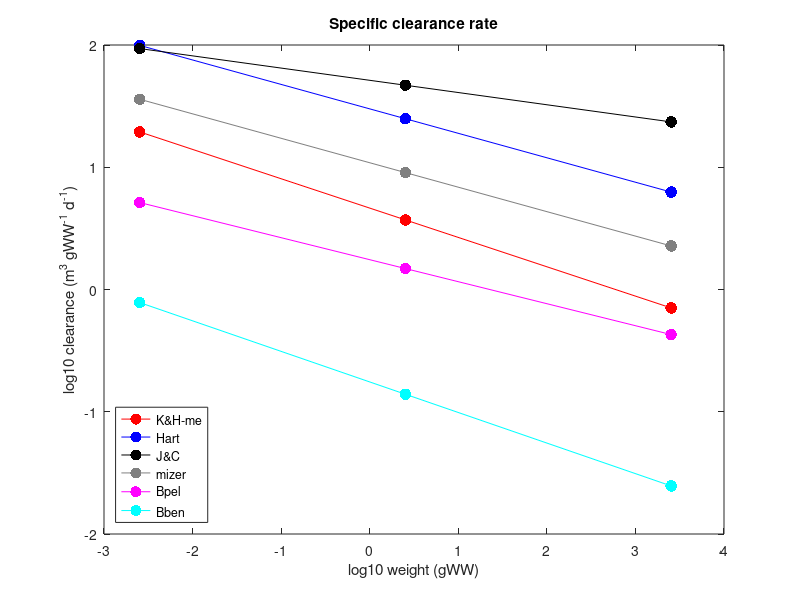
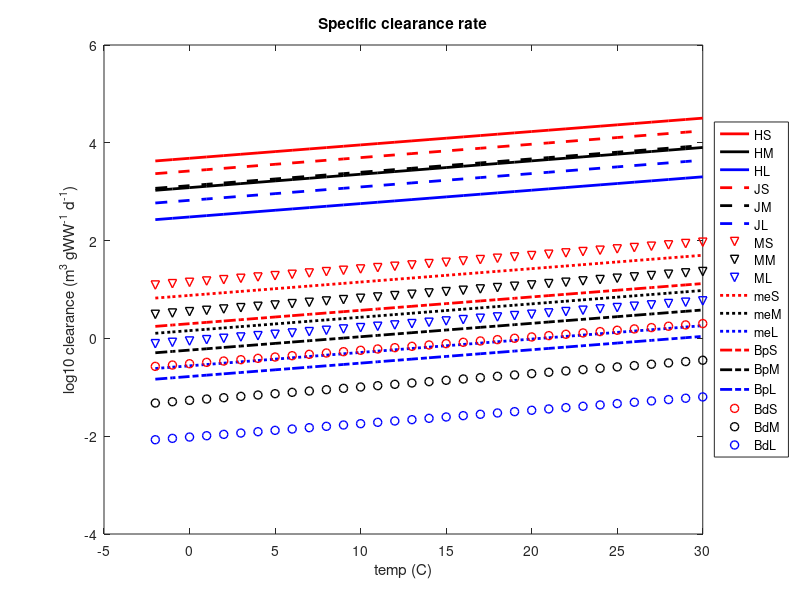

Write MATLAB code to recreate these figures, in order.
% Compare search rates (A) from
% Hartvig, J&C, mizer, Blanchard

clear all
close all

L_s = 10^((log10(2)+log10(20))/2);
L_m = 10^((log10(20)+log10(200))/2);
L_l = 10^((log10(200)+log10(2000))/2);

M_s = 0.01 * (0.1*L_s)^3;
M_m = 0.01 * (0.1*L_m)^3;
M_l = 0.01 * (0.1*L_l)^3;
m=[M_s; M_m; M_l];

%Hartvig et al. constants
q=1-0.8;
h=85;
w=0.0025298;
gamma=0.8e4;
n=1-0.75;
p=1-0.75;
k=10;
u=0.84;

%mizer constants
h2=40;
gamma2=2.9e3;
k2=4.8;
u2=3;

%J&C 15 constants
Q=1-0.9;
H=25;
W=0.0025298;
G=1.37e4;
N=1-0.67;
K=2.5;
U=0.5;

prey=0:0.005:0.3;
temp=15;

%% Mortality
%Hartvig
Hu = exp(0.063*(temp-10.0)) .* (u.*m.^(-n))/365;

%mizer
Zu = exp(0.063*(temp-10.0)) .* (u2.*m.^(-n))/365;

%J&C
Ju = exp(0.063*(temp-10.0)) .* (U.*m.^(-N))/365;


%% Max clearance rate/search volume
%Kiorboe & Hirst = me
Fmax = exp(0.063*(temp-15.0)) .* 10^(3.24) .* m.^(-0.24) .* (24e-3/9);

%Hartvig
HA = exp(0.063*(temp-10.0)) .* (gamma*m.^-q)/365;

%mizer
ZA = exp(0.063*(temp-10.0)) .* (gamma2*m.^-q)/365;

%J&C
JA = exp(0.063*(temp-10.0)) .* (G*m.^-Q)/365;

%Blanchard pelagic
BAp = (exp(0.063*(temp-15.0)) * 640 * m.^(-0.18)) ./365.0;

%Blanchard benthic
BAd = (exp(0.063*(temp-15.0)) * 64 * m.^(-0.25)) ./365.0;

%%
figure(1)
%subplot(2,2,1)
plot(log10(m),log10(Fmax),'.-r','MarkerSize',25); hold on;
plot(log10(m),log10(HA),'.-b','MarkerSize',25); hold on;
plot(log10(m),log10(JA),'.-k','MarkerSize',25); hold on;
plot(log10(m),log10(ZA),'.-','color',[0.5 0.5 0.5],'MarkerSize',25); hold on;
plot(log10(m),log10(BAp),'.-m','MarkerSize',25); hold on;
plot(log10(m),log10(BAd),'.-c','MarkerSize',25); hold on;
ylabel('log10 clearance (m^3 gWW^-^1 d^-^1)')
xlabel('log10 weight (gWW)')
legend('K&H-me','Hart','J&C','mizer','Bpel','Bben')
legend('location','southwest')
title('Specific clearance rate')
print('-dpng','Clearance_comp_mass_Blanchard.png')


%% vs temp
temp=-2:30;

%Max clearance rate/search volume
FmaxS = exp(0.063*(temp-15.0)) .* 1.74e3 .* M_s^(-0.24) .* (24e-3/9);
FmaxM = exp(0.063*(temp-15.0)) .* 1.74e3 .* M_m^(-0.24) .* (24e-3/9);
FmaxL = exp(0.063*(temp-15.0)) .* 1.74e3 .* M_l^(-0.24) .* (24e-3/9);

HAS = exp(0.063*(temp-10.0)) .* (1e6*M_s^-q)/365;
HAM = exp(0.063*(temp-10.0)) .* (1e6*M_m^-q)/365;
HAL = exp(0.063*(temp-10.0)) .* (1e6*M_l^-q)/365;

ZAS = exp(0.063*(temp-10.0)) .* (gamma2*M_s.^-q)/365;
ZAM = exp(0.063*(temp-10.0)) .* (gamma2*M_m.^-q)/365;
ZAL = exp(0.063*(temp-10.0)) .* (gamma2*M_l.^-q)/365;

JAS = exp(0.063*(temp-10.0)) .* (1e6*M_s^-Q)/365;
JAM = exp(0.063*(temp-10.0)) .* (1e6*M_m^-Q)/365;
JAL = exp(0.063*(temp-10.0)) .* (1e6*M_l^-Q)/365;

%Blanchard pelagic
BApS = (exp(0.063*(temp-15.0)) .* 640 .* M_s.^(-0.18)) ./365.0;
BApM = (exp(0.063*(temp-15.0)) .* 640 .* M_m.^(-0.18)) ./365.0;
BApL = (exp(0.063*(temp-15.0)) .* 640 .* M_l.^(-0.18)) ./365.0;

%Blanchard benthic
BAdS = (exp(0.063*(temp-15.0)) .* 64 .* M_s.^(-0.25)) ./365.0;
BAdM = (exp(0.063*(temp-15.0)) .* 64 .* M_m.^(-0.25)) ./365.0;
BAdL = (exp(0.063*(temp-15.0)) .* 64 .* M_l.^(-0.25)) ./365.0;


%%

figure(2)
%subplot(2,2,1)
plot(temp,log10(HAS),'r','LineWidth',2); hold on;
plot(temp,log10(HAM),'k','LineWidth',2); hold on;
plot(temp,log10(HAL),'b','LineWidth',2); hold on;
plot(temp,log10(JAS),'--r','LineWidth',2); hold on;
plot(temp,log10(JAM),'--k','LineWidth',2); hold on;
plot(temp,log10(JAL),'--b','LineWidth',2); hold on;
plot(temp,log10(ZAS),'vr','LineWidth',1); hold on;
plot(temp,log10(ZAM),'vk','LineWidth',1); hold on;
plot(temp,log10(ZAL),'vb','LineWidth',1); hold on;
plot(temp,log10(FmaxS),':r','LineWidth',2); hold on;
plot(temp,log10(FmaxM),':k','LineWidth',2); hold on;
plot(temp,log10(FmaxL),':b','LineWidth',2); hold on;
plot(temp,log10(BApS),'-.r','LineWidth',2); hold on;
plot(temp,log10(BApM),'-.k','LineWidth',2); hold on;
plot(temp,log10(BApL),'-.b','LineWidth',2); hold on;
plot(temp,log10(BAdS),'or','LineWidth',1); hold on;
plot(temp,log10(BAdM),'ok','LineWidth',1); hold on;
plot(temp,log10(BAdL),'ob','LineWidth',1); hold on;
ylabel('log10 clearance (m^3 gWW^-^1 d^-^1)')
xlabel('temp (C)')
legend('HS','HM','HL','JS','JM','JL','MS','MM','ML','meS','meM','meL','BpS',...
    'BpM','BpL','BdS','BdM','BdL')
legend('location','eastoutside')
title('Specific clearance rate')
print('-dpng','Clearance_comp_temp_Blanchard.png')
